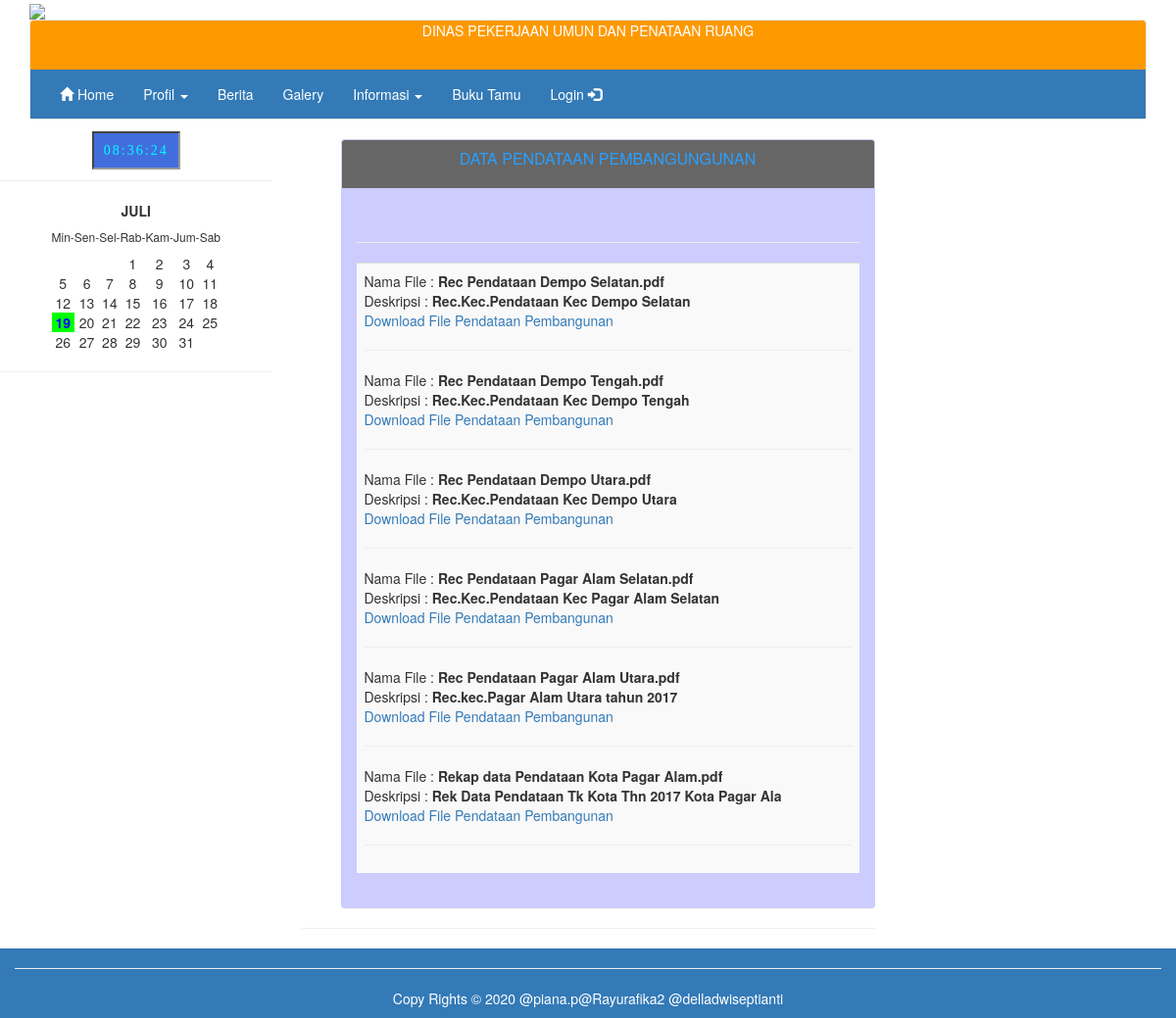
The page /?page=view_pendataan on the database its author committed.
### tables this page shows
CREATE TABLE IF NOT EXISTS `tb_pendataan` (
`id_pendataan` int(5) NOT NULL,
  `nama_file` varchar(100) NOT NULL,
  `deskripsi` varchar(50) NOT NULL,
  `tanggal` date NOT NULL
);

### view_pendataan.php (the view)
<ul>
<div class="panel" style="background-color:#CCCCFF">
<div class="panel-heading" style="background-color:#666666">
	<h1 class="panel-title"><center><p style="color:#2A9FFF"> DATA PENDATAAN PEMBANGUNGUNAN</p></center></h1>
  </div>
<div class="panel-body">
<center class="info">
<br><hr />
</center>
<table width="70%" border="0" class="table table-striped table-hover">
  <tr>
    <td>
<?php
  $konek = mysqli_connect("localhost","root","","db_dppkbp3a");
  $query = "SELECT * FROM tb_pendataan ORDER BY id_pendataan DESC";
  $hasil = mysqli_query($konek, $query);
  while ($r = mysqli_fetch_array($hasil)){
    echo "Nama File : <b>$r[nama_file]</b> <br>";
	echo "Deskripsi : <b>$r[deskripsi]</b> <br>";
    echo "<a href=\"donlot1.php?file=$r[nama_file]\"> Download File Pendataan Pembangunan</a><br><hr>";
  }
?>
</td>
  </tr>
</table>
</ul>

### index.php (shortened to what this page needs)
<!DOCTYPE html>
<html lang="en">
<head>
<link href="css/bootstrap.min.css" rel="stylesheet">
<link href="css/style.css" rel="stylesheet">
</head>
<body>
<div class="container bg-active">
<div class="row">
<div class="col-md-12">
<img src="img/headerdinas.jpg" width="100%"></div>
</div>
<div class="progress-bar-active">
<nav class="navbar navbar-default">
  <div class="container-fluid">
                                            <p align="center">DINAS PEKERJAAN UMUN DAN PENATAAN RUANG <br><br>
</p>
</div>
    <div class="col-md-12 bg-primary">
      <ul class="nav navbar-nav">
      <li class="#"><a href="index.php"><span class="glyphicon glyphicon-home" ></span> Home</a></li>
      <li class="dropdown">
       <a href="#" class="dropdown-toggle" data-toggle="dropdown" role="button" aria-haspopup="true" aria-expanded="false">Profil <span class="caret"></span></a>
        </li>
        <li><a href="?page=data_berita" >Berita </a></li>
          <li><a href="?page=data_album" >Galery </a></li>
        <li class="dropdown">
       <a href="#" class="dropdown-toggle" data-toggle="dropdown" role="button" aria-haspopup="true" aria-expanded="false">Informasi <span class="caret"></span></a>
        </li>
        <li><a href="?page=input_bukutamu" >Buku Tamu </a></li>
       </ul>
       <ul class="nav navbar-nav navbar-left">
        <li><a href="login.php"> Login <span class="glyphicon glyphicon-log-in"></span></a></li>
        </ul>
          </div>
  </div>
</div>
<div class="row">
<div align="center" class="col-md-3">
<?php include "jam.php"; ?><br>
<?php include "kalender.php"; ?><br>
<div class="col-md-6">
<?php include "content.php"; ?><hr>
</div>
<div class="col-md-3">
<?php include "link.php"; ?><br>
<?php include "baner.php"; ?><br>
</div>
<div class="col-md-12 bg-primary"><hr>
<p align="center">
Copy Rights &copy; 2020 @piana.p@Rayurafika2 @delladwiseptianti <br>
</p>
</div>
</body>
</html>

### jam.php (shortened to what this page needs)
<head>
<link href="css/style.css" rel="stylesheet">
<body>
<div id="clockDisplay" class="clockStyle">
</div>
</body>
</html>

### kalender.php (shortened to what this page needs)
<hr>
<div>
</div><hr>

### content.php (shortened to what this page needs)
<?php
switch(@$_GET['page'])
{
case 'view_pendataan':
      include("view_pendataan.php");
	  break;
}
?>
</body>
</html>

### css/style.css (style rules this page uses)
.navbar-default { background-color:#FF9900; color:white; }
.navbar-default .navbar-nav > li > a { color:white; }

### index.php (style rules this page uses)
.clockStyle { background-color:#426edd; border:#999 2px inset; padding:10px; color:#0FF; font-family:"arial black"; font-size:16px font-weight:bold; letter-spacing:2px; display:inline; }

### rows shown on the page
tb_pendataan: nama_file "Rec Pendataan Dempo Selatan.pdf", deskripsi "Rec.Kec.Pendataan Kec Dempo Selatan"
tb_pendataan: nama_file "Rec Pendataan Dempo Tengah.pdf", deskripsi "Rec.Kec.Pendataan Kec Dempo Tengah"
tb_pendataan: nama_file "Rec Pendataan Dempo Utara.pdf", deskripsi "Rec.Kec.Pendataan Kec Dempo Utara"
tb_pendataan: nama_file "Rec Pendataan Pagar Alam Selatan.pdf", deskripsi "Rec.Kec.Pendataan Kec Pagar Alam Selatan"
tb_pendataan: nama_file "Rec Pendataan Pagar Alam Utara.pdf", deskripsi "Rec.kec.Pagar Alam Utara tahun 2017"
tb_pendataan: nama_file "Rekap data Pendataan Kota Pagar Alam.pdf", deskripsi "Rek Data Pendataan Tk Kota Thn 2017 Kota Pagar Ala"
